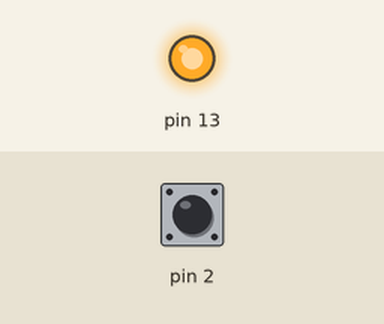
Simulated run of this sketch. Board: Arduino Uno, built with avr-gcc and run on an emulated ATmega328P. Parts: output pins drawn as LEDs (lit = HIGH). The test bench sets the inputs (shaded band); at power-on: pin 2 HIGH. What the sketch prints to the serial monitor is not drawn.

Above: at 2.2 s.
2.3 s: pin 2 pulled LOW for 0.15 s
At 2.42 s:
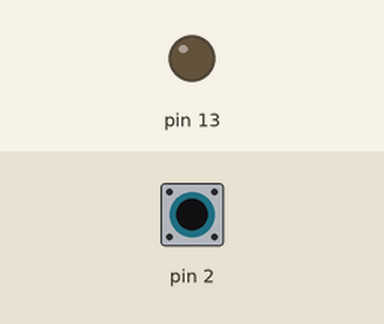
4.0 s: pin 2 pulled LOW for 1 s
At 5.3 s:
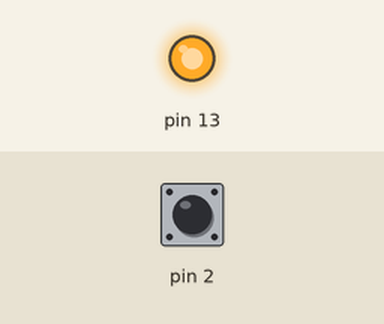
6.5 s: pin 2 pulled LOW for 3.2 s
At 7.8 s:
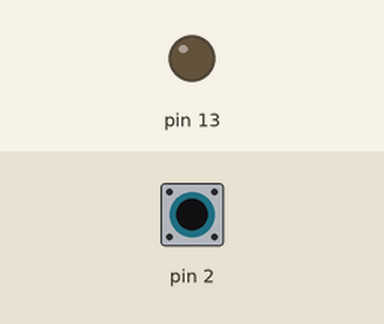
Timing chart, 0 to 11.3 s (numbered marks = the images above; inputs shaded):
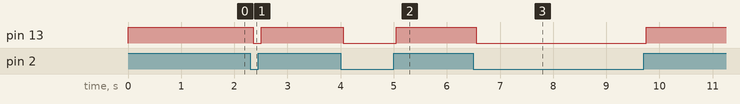

Measured:
- after the input at 2.3 s, pin 13: HIGH → LOW after 0.05 s, → HIGH 0.15 s later
- after the input at 4.0 s, pin 13: HIGH → LOW after 0.05 s, → HIGH 1.0 s later
- after the input at 6.5 s, pin 13: HIGH → LOW after 0.05 s, → HIGH 3.2 s later

The sketch:

mic-switcher.ino
```cpp
void setup() {
  // put your setup code here, to run once:
  pinMode(2, INPUT_PULLUP);
  pinMode(13, OUTPUT);
  Serial.begin(115200);
  digitalWrite(13, HIGH);
  delay(1000);
  Serial.write(1);
}

int cnt = 0;
bool prev = HIGH;
const int BOUNCE_TIME = 10;

void loop() {
  // put your main code here, to run repeatedly:
  bool sw = digitalRead(2);

  if (sw != prev)
  {
    cnt++;
  } else {
    cnt = 0;
  }

  if (cnt > BOUNCE_TIME) {
    digitalWrite(13, sw);
    Serial.write(sw);
    prev = sw;
  }

  delay(5);
}
```
